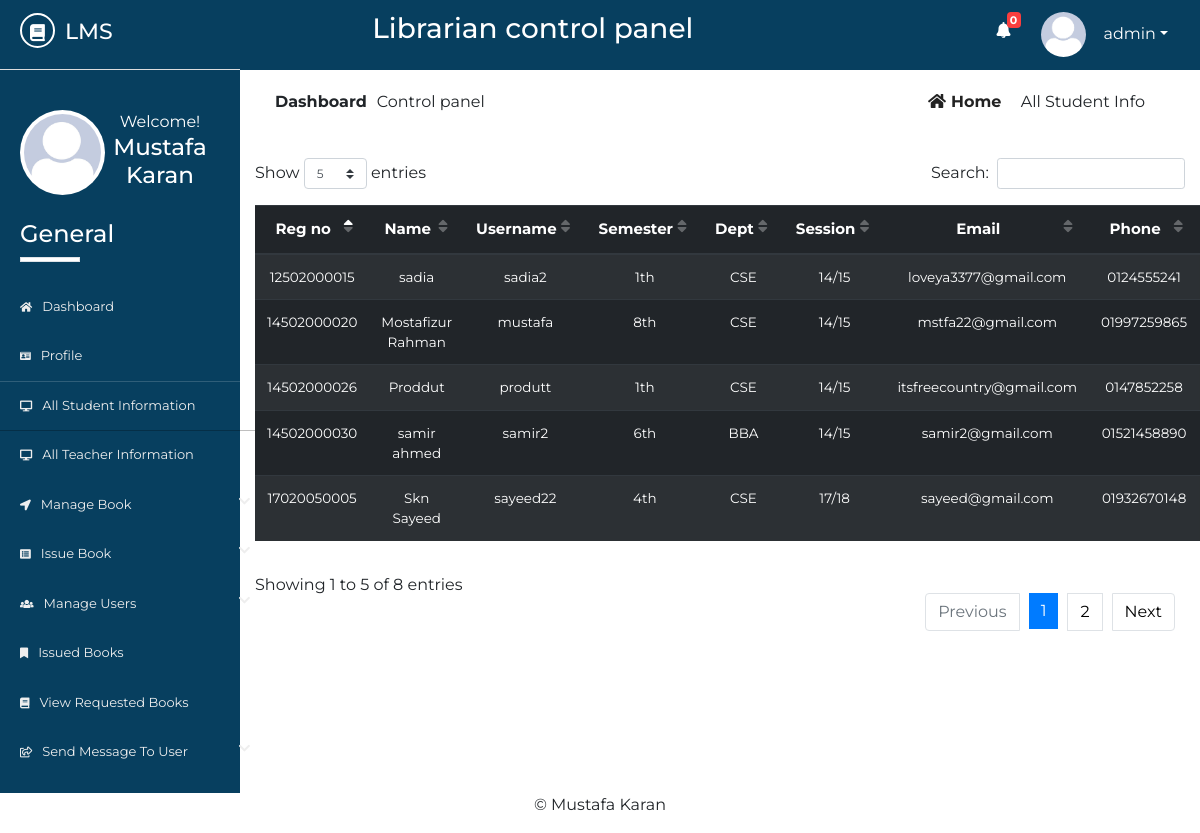
Page /Lms/Source/librarian/all-student-info.php (signed in) on the committed database.
### tables this page shows
CREATE TABLE `lib_registration` (
  `id` int(2) NOT NULL,
  `name` varchar(50) NOT NULL,
  `username` varchar(20) NOT NULL,
  `password` varchar(20) NOT NULL,
  `email` varchar(50) NOT NULL,
  `phone` varchar(20) NOT NULL,
  `address` varchar(100) NOT NULL,
  `photo` varchar(500) NOT NULL,
  `status` varchar(7) NOT NULL
);

CREATE TABLE `std_registration` (
  `id` int(10) NOT NULL,
  `name` varchar(50) NOT NULL,
  `username` varchar(50) NOT NULL,
  `password` varchar(50) NOT NULL,
  `email` varchar(50) NOT NULL,
  `phone` varchar(50) NOT NULL,
  `sem` varchar(10) NOT NULL,
  `dept` varchar(10) NOT NULL,
  `session` varchar(5) NOT NULL,
  `regno` varchar(20) NOT NULL,
  `address` varchar(100) NOT NULL,
  `utype` varchar(7) NOT NULL,
  `photo` varchar(500) NOT NULL,
  `status` varchar(7) NOT NULL,
  `vkey` varchar(250) NOT NULL,
  `verified` varchar(3) NOT NULL
);

### Lms/Source/librarian/all-student-info.php (the view, shortened to what this page needs)
       <?php
   $page = 'sinfo';
   include 'inc/header.php';
   include 'inc/connection.php';
?>
<div class="dashboard-content">
	<div class="dashboard-header">
		<div class="container">
			<div class="row">
				<div class="col-md-6">
					<div class="left">
						<p><span>dashboard</span>Control panel</p>
					</div>
				</div>
				<div class="col-md-6">
					<div class="right text-right">
						<a href="dashboard.php"><i class="fas fa-home"></i>home</a>
						<span class="disabled">all student info</span>
					</div>
				</div>
			</div>
		</div>
	</div>
       <div class="student-wrapper">
          <div class="container">
               <div class="row">
                   <div class="col-md-12">
                       <div class="std-info">
                           <table id="dtBasicExample" class="table table-dark table-striped text-center">
                               <thead>
                                   <tr>
                                       <th>Reg no</th>
                                       <th>Name</th>
                                       <th>Username</th>
                                       <th>Semester</th>
                                       <th>Dept</th>
                                       <th>Session</th>
                                       <th>Email</th>
                                       <th>Phone</th>
                                   </tr>
                               </thead>
                               <tbody>
                                  <?php
                                       $res= mysqli_query($link, "select * from std_registration");
                                       while ($row=mysqli_fetch_array($res)) {
                                           echo "<tr>";
                                           echo "<td>"; echo $row["regno"]; echo "</td>";
                                           echo "<td>"; echo $row["name"]; echo "</td>";
                                           echo "<td>"; echo $row["username"]; echo "</td>";
                                           echo "<td>"; echo $row["sem"]; echo "</td>";
                                           echo "<td>"; echo $row["dept"]; echo "</td>";
                                           echo "<td>"; echo $row["session"]; echo "</td>";
                                           echo "<td>"; echo $row["email"]; echo "</td>";
                                           echo "<td>"; echo $row["phone"]; echo "</td>";
                                           echo "</tr>";
                                       }
                                  ?>
                               </tbody>
                           </table>
                       </div>
                   </div>
               </div>
          </div>
       </div>
</div>
<?php
	include 'inc/footer.php';
 ?>

### Lms/Source/librarian/inc/header.php (shortened to what this page needs)
<?php
    include 'inc/connection.php';
    $res = mysqli_query($link,"select * from request_books where read1='no'");
    $not= mysqli_num_rows($res);
 ?>
<!DOCTYPE html>
<html lang="en">
<head>
	<link rel="stylesheet" href="inc/css/bootstrap.min.css">
	<link rel="stylesheet" href="inc/css/bootstrap-select.min.css">
	<link rel="stylesheet" href="inc/css/fontawesome-all.min.css">
	<link rel="stylesheet" href="inc/css/datatables.min.css">
	<link rel="stylesheet" href="inc/css/pro1.css">
</head>
<body>
	<div class="main-content">
		<div class="wrapper">
			<div class="left-sidebar">
				<div class="p-title">
                    <h3><a href=""><i class="fas fa-book"></i><span>lms</span></a></h3>
				</div>
				<div class="profile">
					<div class="profile-pic">
                        <?php
                            $res = mysqli_query($link, "select * from lib_registration where username='".$_SESSION['username']."'");
                            while ($row = mysqli_fetch_array($res)){
                                ?><img src="<?php echo $row["photo"]; ?> " height="" width="" alt="something wrong" class="rounded-circle"></a> <?php
                            }
                        ?>
					</div>
					<div class="profile-info text-center">
						<span>Welcome!</span>
						<h2>
              <?php
                $res = mysqli_query($link, "select * from lib_registration where username='".$_SESSION['username']."'");
                while ($row = mysqli_fetch_array($res)){
                  $name  =  $row["name"];
                  echo $name;
                }
              ?>
            </h2>
					</div>
				</div>
				<div class="sidebar-menu">
					<h3>General</h3>
					<div class="border"></div>
	                <ul>
	                    <li class="menu <?php if($page=='home'){ echo 'active';} ?>">
      						<a href="dashboard.php"><i class="fas fa-home"></i>Dashboard</a>
    					</li>
    					  <li class="menu <?php if($page=='profile'){ echo 'active';} ?>">
      						<a href="profile.php"><i class="fas fa-id-card"></i>profile</a>
    					</li>
	                    <li class="menu <?php if($page=='sinfo'){ echo 'active';} ?>">
      						<a href="all-student-info.php"><i class="fas fa-desktop"></i>all student information</a>
    					</li>
    					<li class="menu <?php if($page=='tinfo'){ echo 'active';} ?>">
      						<a href="all-teacher-info.php"><i class="fas fa-desktop"></i>all teacher information</a>
    					</li>
    					<li class="menu menu-toggle2">
      						<a href="#"><i class="fas fa-location-arrow"></i>manage book <span class="fa fa-chevron-down"></span></a>
    					</li>
	                   <li class="menu menu-toggle1">
      						<a href="#"><i class="fas fa-list-alt"></i>issue book <span class="fa fa-chevron-down"></span></a>
    					</li>
    					<li class="menu menu-toggle3">
      						<a href="#"><i class="fas fa-users"></i>manage users <span class="fa fa-chevron-down"></span></a>
    					</li>
    					 <li class="menu <?php if($page=='ibook'){ echo 'active';} ?>">
      						<a href="issued-books.php"><i class="fas fa-bookmark"></i>issued books</a>
    					</li>
    					<li class="menu <?php if($page=='rbook'){ echo 'active';} ?>">
      						<a href="requested-books.php"><i class="fas fa-book"></i>view requested books</a>
    					</li>
    					<li class="menu menu-toggle4">
      						<a href="#"><i class="far fa-share-square"></i>send message to user <span class="fa fa-chevron-down"></span></a>
    					</li>
    				</ul>
				</div>
			</div>
			<div class="content">
				<div class="inner">
					<div class="heading text-center">
						<h3>Librarian control panel</h3>
					</div>
					<div class="header-profile text-right">
						<ul>
                            <li class="icon">
                                <a href="requested-books.php" ><i class="fas fa-bell"></i></a>
                                <span class="count" onclick="window.location='requested-books.php'"><b><?php echo $not; ?></b></span>
                            </li>
							<li class="dropdown">
                                <?php
                                     $res = mysqli_query($link, "select * from lib_registration where username='".$_SESSION['username']."'");
                                     while ($row = mysqli_fetch_array($res)){
                                         ?><a href="" class="dropdown-toggle" data-toggle="dropdown"><img src="<?php echo $row["photo"]; ?>" alt=""><span><?php echo $_SESSION["username"]; ?></span></a> <?php
                                     }
                                ?>
							</li>
						</ul>
					</div>
				</div>

### Lms/Source/librarian/inc/footer.php (shortened to what this page needs)
			</div>
		</div>
	</div>
    <div class="footer text-center">
        <p>&copy; Mustafa Karan</p>
    </div>
</body>
</html>

### Lms/Source/librarian/inc/css/pro1.css (style rules this page uses)
* { margin: 0; padding: 0; }
body { font-family: 'Montserrat', sans-serif; }
.border { width: 60px; height: 5px; background: #fff; }
.main-content { width: 100%; height: auto; overflow: hidden; }
.main-content .left-sidebar { width: 20%; height: auto; background: #073f5f; float: left; }
.main-content .left-sidebar .p-title { width: 100%; padding: 13px; padding-left: 20px; background: #073f5f; border-bottom: 1px solid #ddd; }
.main-content .p-title a { text-decoration: none; color: #fff; font-size: 22px; text-transform: uppercase; }
.main-content .p-title a i { width: 35px; height: 35px; line-height: 35px; text-align: center; font-size: 17px; border-radius: 50%; border: 2px solid #fff; }
.main-content .p-title a span { margin-left: 10px; }
.main-content .left-sidebar .profile { width: 100%; padding: 20px; margin-top: 0; padding-top: 0; }
.main-content .left-sidebar .profile .profile-pic { width: 40%; float: left; }
.main-content .left-sidebar .profile img { width: 85px; height: 85px; position: inherit; padding: 4px; background: #fff; overflow: hidden; }
.main-content .left-sidebar .profile .profile-info { width: 60%; float: left; color: #fff; }
.main-content .left-sidebar .profile .profile-info h2 { font-size: 23px; }
.sidebar-menu { color: #fff; width: 100%; padding-top: 60px; padding-left: 0; }
.sidebar-menu h3 { margin-left: 20px; font-size: 24px; }
.sidebar-menu .border { margin-left: 20px; margin-bottom: 20px; }
.sidebar-menu ul li a { text-decoration: none; color: #eee; width: 270px; padding: 15px 20px; font-size: 13px; display: block; text-transform: capitalize; transition: all .5s ease; }
.sidebar-menu ul { padding-left: 0; }
.sidebar-menu ul li a i { margin-right: 10px; font-size: smaller; }
.sidebar-menu ul li a span { float: right; }
.content { width: 80%; height: auto; float: right; }
.content .inner { width: 100%; height: 70px; background: #073f5f; padding: 12px; }
.content .inner .heading { width: 60%; float: left; color: #fff; }
.content .inner .header-profile { width: calc(40%-20px); float: right; margin-right: 20px; position: relative; }
.content .inner .header-profile .icon i { margin-right: 30px; font-size: 16px; margin-top: 10px; }
.header-profile .dropdown span { color: #fff; margin-left: 10px; }
.header-profile .icon span { color: #fff; position: absolute; left: 10px; top: 0; font-size: 11px; width: 14px; height: 16px; line-height: 16px; text-align: center; border-radius: 4px; background: #FA3E3E; }
.header-profile ul li { list-style: none; float: left; }
.header-profile ul li i { color: #fff; }
.header-profile img { width: 40px; height: 40px; border-radius: 50%; margin-right: 8px; }
.dropdown a { text-decoration: none; color: #fff; }
.dropdown img { width: 45px; height: 45px; border-radius: 50%; }
.dashboard-header .left { padding: 20px; }
.dashboard-header .left p span { text-transform: capitalize; margin-right: 10px; font-weight: bold; }
.dashboard-header .right { padding: 20px; margin-right: 20px; }
.dashboard-header .right a { text-transform: capitalize; text-decoration: none; color: #222; margin-right: 15px; font-weight: bold; }
.dashboard-header .right a i { margin-right: 5px; }
.dashboard-header .right span { text-transform: capitalize; }
.std-info table tbody { font-size: 13.5px; }
.std-info table thead { font-size: 15px; }
.sidebar-menu li.active a { box-shadow: rgba(0, 0, 0, 0.25) 0 1px 0, inset rgba(255, 255, 255, 0.16) 0 1px 0; border-right: 5px solid #1ABB9C; }

### rows in the picture
lib_registration: photo (picture), name "Mustafa Karan"
std_registration: regno "17020050005", name "Skn Sayeed", username "sayeed22", sem "4th", dept "CSE", session "17/18", email "sayeed@gmail.com", phone "01932670148"
std_registration: regno "14502000020", name "Mostafizur Rahman", username "mustafa", sem "8th", dept "CSE", session "14/15", email "mstfa22@gmail.com", phone "01997259865"
std_registration: regno "14502000030", name "samir ahmed", username "samir2", sem "6th", dept "BBA", session "14/15", email "samir2@gmail.com", phone "01521458890"
std_registration: regno "14502000026", name "Proddut", username "produtt", sem "1th", dept "CSE", session "14/15", email "itsfreecountry@gmail.com", phone "0147852258"
std_registration: regno "12502000015", name "sadia", username "sadia2", sem "1th", dept "CSE", session "14/15", email "loveya3377@gmail.com", phone "0124555241"

### other values in the picture
$not "0"
